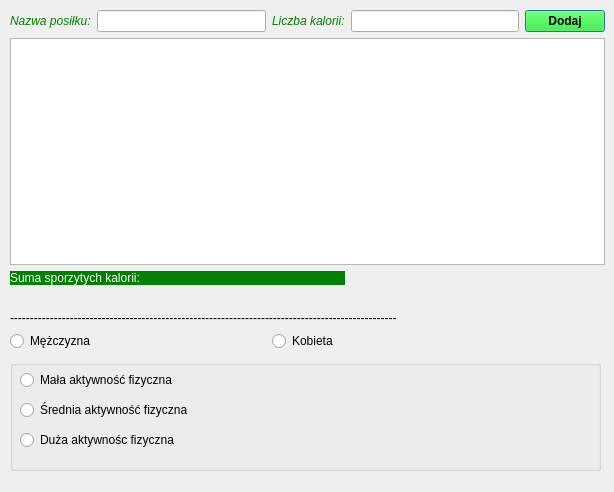
<?xml version="1.0" encoding="UTF-8"?>
<ui version="4.0">
 <class>Dialog</class>
 <widget class="QDialog" name="Dialog">
  <property name="geometry">
   <rect>
    <x>0</x>
    <y>0</y>
    <width>614</width>
    <height>492</height>
   </rect>
  </property>
  <property name="windowTitle">
   <string>Kalkulator kalorii</string>
  </property>
  <widget class="QWidget" name="gridLayoutWidget">
   <property name="geometry">
    <rect>
     <x>10</x>
     <y>10</y>
     <width>595</width>
     <height>341</height>
    </rect>
   </property>
   <layout class="QGridLayout" name="gridLayout">
    <item row="2" column="3" colspan="2">
     <widget class="QLabel" name="sum">
      <property name="text">
       <string/>
      </property>
     </widget>
    </item>
    <item row="0" column="1">
     <widget class="QLineEdit" name="foodName">
      <property name="inputMask">
       <string/>
      </property>
     </widget>
    </item>
    <item row="0" column="2">
     <widget class="QLabel" name="label_2">
      <property name="styleSheet">
       <string notr="true">font-style: italic;
color: green;</string>
      </property>
      <property name="text">
       <string>Liczba kalorii:</string>
      </property>
     </widget>
    </item>
    <item row="0" column="4">
     <widget class="QPushButton" name="add">
      <property name="styleSheet">
       <string notr="true">font-weight: bold;
background-color: rgb(0, 255, 0);</string>
      </property>
      <property name="text">
       <string>Dodaj</string>
      </property>
     </widget>
    </item>
    <item row="7" column="0" colspan="2">
     <widget class="QRadioButton" name="men">
      <property name="text">
       <string>Mężczyzna</string>
      </property>
     </widget>
    </item>
    <item row="0" column="0">
     <widget class="QLabel" name="label">
      <property name="styleSheet">
       <string notr="true">font-style: italic;
color: green;</string>
      </property>
      <property name="text">
       <string>Nazwa posiłku:</string>
      </property>
     </widget>
    </item>
    <item row="6" column="0" colspan="5">
     <widget class="QLabel" name="label_6">
      <property name="text">
       <string>-------------------------------------------------------------------------------------------------</string>
      </property>
     </widget>
    </item>
    <item row="0" column="3">
     <widget class="QLineEdit" name="caloriesNumber">
      <property name="styleSheet">
       <string notr="true"/>
      </property>
      <property name="inputMask">
       <string/>
      </property>
      <property name="echoMode">
       <enum>QLineEdit::Normal</enum>
      </property>
     </widget>
    </item>
    <item row="5" column="0" colspan="5">
     <widget class="QLabel" name="image">
      <property name="maximumSize">
       <size>
        <width>16777215</width>
        <height>200</height>
       </size>
      </property>
      <property name="text">
       <string/>
      </property>
     </widget>
    </item>
    <item row="2" column="0" colspan="3">
     <widget class="QLabel" name="sumColor">
      <property name="styleSheet">
       <string notr="true">background-color: green;
color: white;</string>
      </property>
      <property name="text">
       <string>Suma sporzytych kalorii:</string>
      </property>
     </widget>
    </item>
    <item row="7" column="2" colspan="3">
     <widget class="QRadioButton" name="woman">
      <property name="text">
       <string>Kobieta</string>
      </property>
     </widget>
    </item>
    <item row="1" column="0" colspan="5">
     <widget class="QListWidget" name="foodList">
      <property name="editTriggers">
       <set>QAbstractItemView::NoEditTriggers</set>
      </property>
      <property name="dragEnabled">
       <bool>false</bool>
      </property>
      <property name="selectionMode">
       <enum>QAbstractItemView::NoSelection</enum>
      </property>
     </widget>
    </item>
   </layout>
  </widget>
  <widget class="QGroupBox" name="groupBox">
   <property name="geometry">
    <rect>
     <x>10</x>
     <y>360</y>
     <width>591</width>
     <height>111</height>
    </rect>
   </property>
   <property name="title">
    <string/>
   </property>
   <widget class="QRadioButton" name="small">
    <property name="geometry">
     <rect>
      <x>10</x>
      <y>10</y>
      <width>431</width>
      <height>20</height>
     </rect>
    </property>
    <property name="text">
     <string>Mała aktywność fizyczna</string>
    </property>
   </widget>
   <widget class="QRadioButton" name="average">
    <property name="geometry">
     <rect>
      <x>10</x>
      <y>40</y>
      <width>441</width>
      <height>20</height>
     </rect>
    </property>
    <property name="text">
     <string>Średnia aktywność fizyczna</string>
    </property>
   </widget>
   <widget class="QRadioButton" name="big">
    <property name="geometry">
     <rect>
      <x>10</x>
      <y>70</y>
      <width>431</width>
      <height>20</height>
     </rect>
    </property>
    <property name="text">
     <string>Duża aktywnośc fizyczna</string>
    </property>
   </widget>
  </widget>
 </widget>
 <resources/>
 <connections/>
</ui>
